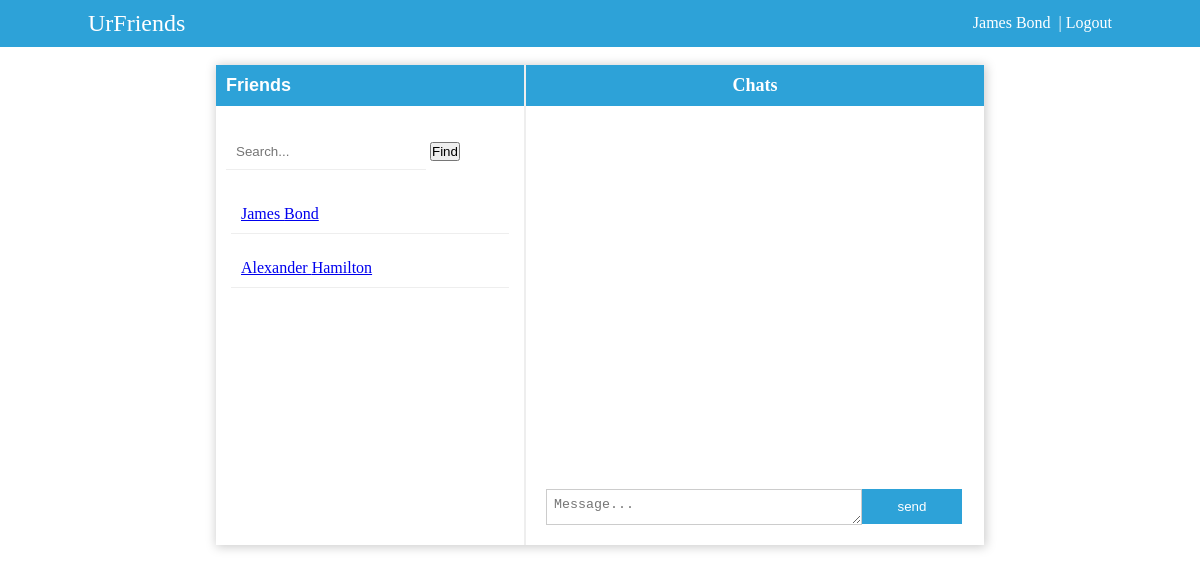
/index.php?contact_id=2 (signed in), run on an earlier commit of the app's database.
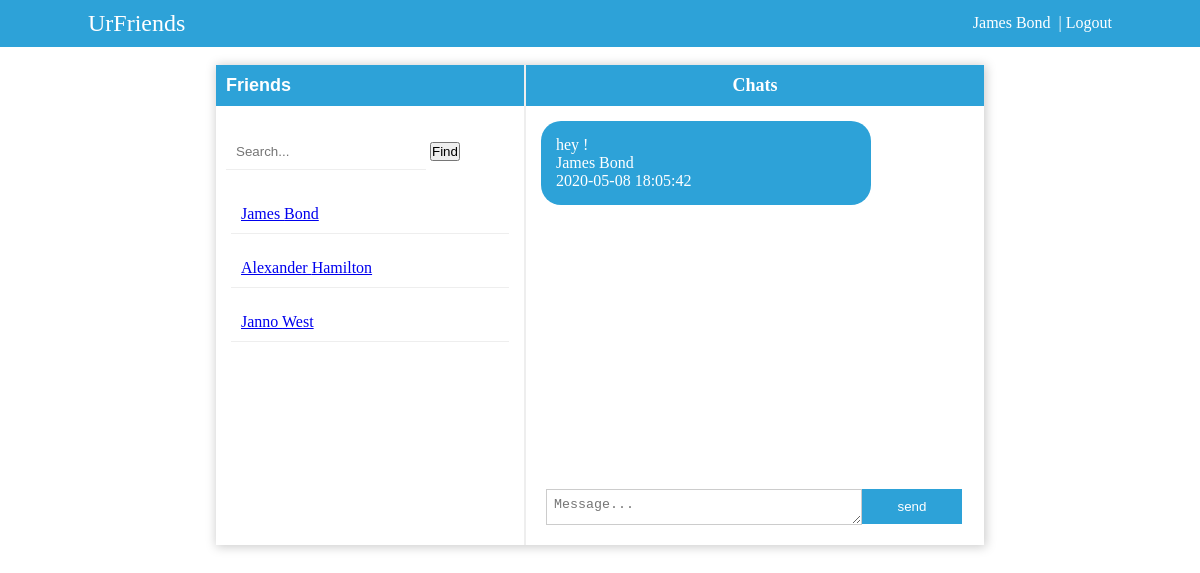
And on a later commit of the database.
### tables this page shows
CREATE TABLE `tbl_users` (
  `user_id` int(11) NOT NULL,
  `fname` varchar(25) NOT NULL,
  `lname` varchar(25) NOT NULL,
  `username` varchar(30) NOT NULL,
  `password` varchar(250) NOT NULL
);

CREATE TABLE `tbl_chat` (
  `chat_id` int(11) NOT NULL,
  `message` varchar(5000) NOT NULL,
  `sender_id` int(20) NOT NULL,
  `reciever_id` int(20) NOT NULL,
  `sent_on` timestamp NOT NULL DEFAULT CURRENT_TIMESTAMP ON UPDATE CURRENT_TIMESTAMP
);

### includes/dbh.inc.php (called while the page is built, shortened)
<?php
class Database{
protected function db_connect(){
$this->db_host="localhost";
$this->db_username="root";
$this->db_password="";
$this->db_name="ChatApp_db";
    $this->connection = new mysqli($this->db_host,$this->db_username,$this->db_password,$this->db_name);
    return $this->connection;
}
}
?>

### includes/select.class.php (called while the page is built, shortened)
<?php
include_once 'dbh.inc.php';
class Select_class extends Database{
public function select_contacts(){
	$query="Select * from tbl_users";
	$result=mysqli_query($this->connection,$query);
	return $result;
}
public function select_details($current_user){
	$query="Select * from tbl_users where user_id ='".$current_user."'";
	$result=mysqli_query($this->connection,$query);
	return $result;
}
public function get_messages($contact_id,$current_user){
$query ="Select tbl_chat.message, tbl_chat.sent_on,tbl_users.user_id, tbl_users.fname, tbl_users.lname From tbl_users
CROSS JOIN tbl_chat ON  tbl_chat.reciever_id= '$contact_id' WHERE tbl_chat.sender_id= tbl_users.user_id AND tbl_chat.sender_id=tbl_users.user_id
";
$result =mysqli_query($this->connection,$query);
return $result;
}
}
?>

### index.php (the view, shortened to what this page needs)
<?php
include 'includes/select.class.php';
$conn_read_contacts = new Select_class();
$read_all_contacts = $conn_read_contacts->select_contacts();
$conn = new Select_class();
$current_user = $_SESSION['id'];
$read_login_user =$conn->select_details($current_user);
$fetch_data=mysqli_fetch_assoc($read_login_user);
$conn_getmessage = new Select_class();
$contact_id = $_GET['contact_id'];
$current_user = $_SESSION['id'];
$read_message = $conn_getmessage->get_messages($contact_id,$current_user);
?>
<!Doctype html>
<html>
<head>
<link rel="stylesheet" type="text/css" href="css/main.css"/>
</head>
<body>
<div class="page-container">
  <div class="top-header">
  <div class="container">
  <div class="top-content">
	<div class="logo">
		<label style="font-size:24px;">UrFriends</label>
	</div>
	<div class="user" style="text-align:right;">
  <?php
	echo ucfirst($fetch_data['fname'])." ".ucfirst($fetch_data['lname']);
 ?>
<a href='functions/logout.func.php?user_id=<?php echo $fetch_data['user_id'];?>' style="text-decoration:none;color:#ffffff;">&nbsp; | Logout</a>
	</div>
	</div>
</div>
 </div><br>
 <div class="container2">
    <div class="chatapp-wrapper">
      <div class="side-panel">
        <h2>Friends</h2><br>
		<div class="search-section">
		 <form method="Post" action="">
		  <input type="text" class="search_friends" name="search_contact" placeholder="Search...">
		  <input type="submit" name="search-btn" value="Find"/>
		</form>
		</div>
	   <?php
	      while($row=mysqli_fetch_assoc($read_all_contacts)){
		?>
	  <div class="contacts">
        	<a href="index.php?contact_id=<?php echo $row['user_id'];?>"><?php echo ucfirst($row['fname'])." ".ucfirst($row['lname']);?></a>
           </div>
	   	<?php
		}
		?>
      </div>
        <div class="chat-section">
         	<h3>Chats</h3>
			 <div class="chats_wrapper" style="overflow-y:auto;border:0px solid yellow;height:365px;padding:5px;">
				 <?php
				 while($fetch_message=mysqli_fetch_assoc($read_message)){
				 ?>
					 <div class="message" style="background:#2da2d8;color:white;width:300px;height:auto;margin:10px;border-radius:20px;padding:15px;">
					 <?php echo $fetch_message['message']."<br>";?>
					 <?php	echo $fetch_message['fname']." ".$fetch_message['lname']."<br>";?>
					 <?php echo $fetch_message['sent_on']."<br>";?>
				 </div>
				 <?php
				 }
				 ?>
				</div><br>
				<div class="type_sect" style="position:fixed;bottom:0;padding:20px;">
					<form method="post" action="functions/send_message.func.php?contact_id=<?php echo $_GET['contact_id'];?>">
						<textarea type="text" name="type-message" placeholder="Message..." style="padding:7px;width:300px;height:20px;overflow:auto;border:1px solid #ccc;float:left;"></textarea>
						<input type="submit" name="send-btn" value="send" style="border:none;background:#2da2d8;color:#ffffff;padding:10px;width:100px;"/>
					</form>
				</div>
    </div>
	</div>
</div>
</body>
</html>

What changed in the data, as far as the page shows it:
now on one of the page's lists (row unchanged): tbl_users: tbl_chat.message "hey !", fname "James", lname "Bond", tbl_chat.sent_on "2020-05-08 18:05:42"
added tbl_users: fname "Janno", lname "West", shown under "Friends"
